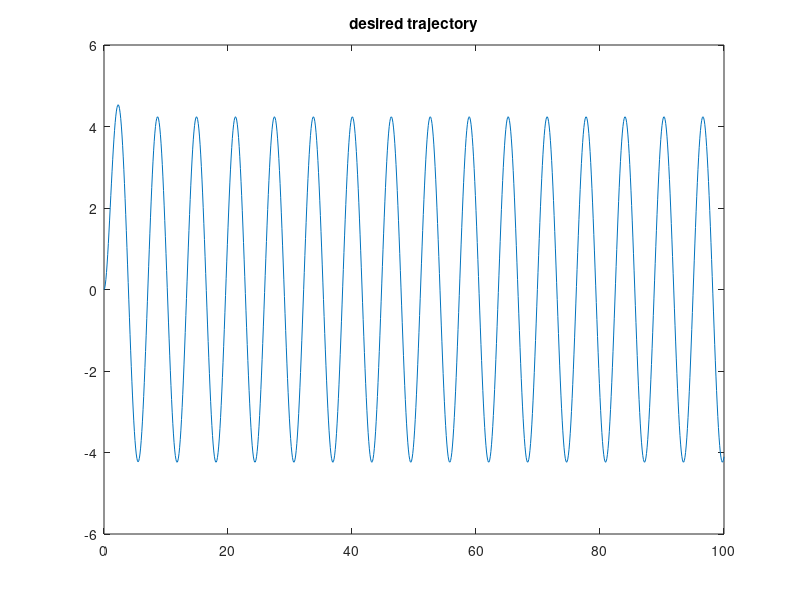

The MATLAB script that drew this image: (Note: this script raises an error after producing the figure.)

%% April 2021 update
%%
clear all
close all

%% simulation time definition
interval=0.1;
t_space = 0:interval:100;

%% Model Definition
am = 1;
bm = +2;
% r = 5;
% r = r *ones(1,length(t_space));
r = 3*sin(t_space);
u_r = r;
Wm = tf(bm,[1 am]);
xm = lsim(Wm,u_r,t_space);
figure()
plot(t_space,xm);
title('desired trajectory');

gamma1=0.7; %0.2 and 0.3 also work
gamma2=0.7;


%% Plant Definition for simulation purposes
km=250;
kT=0.004;
Tm=0.5;
a =  1/Tm;
b = km*kT/Tm;
Gp = tf(b,[1 a]);
Gp_ss = ss(Gp); %for b,a <0 the system is unstable that's why I don't expect k, l to actually converge
% a must be positive, b can be whatever
% test = lsim(Gp_ss,ones(1,length(t_space)),t_space);
% plot(t_space,test)
R=10; %R=3 and Cs = 20 it works 
Cs=40;
Co=20

%% Initialization of loop variables
x=zeros;
u = zeros;
k=zeros;
l=zeros;
k_l = zeros(length(t_space),2);
x(1)=0;
e(1)=0;
kstar=(am-a)/b
lstar=bm/b
kp = calculate_k(Gp);
km = calculate_k(Wm);
sgn = sign(kp)/sign(km); 
s_torque=zeros;
Tmotor=zeros;
%% MRAC process
for i=1:(length(xm)-1)
    
    t = t_space(i):interval:t_space(i+1);
    u(i) = -k_l(i,1)*x(i) + k_l(i,2)*r(i); %deleted the minus in front of k_l( , 1) here and put it 
    %in the adaptive law 
    
%     input=u(i) * ones(1,length(t));
%     temp = lsim(Gp_ss,input,t,x(i));
%     x(i+1)=temp(end);
    [x(i+1) s_torque(i+1) Tmotor(i+1)] = integrate_first_order(a,b,u(i),t,x(i),R,Cs,kT)
%      = temp(end);
    e(i+1)=x(i+1)-xm(i+1);
    
    [k_l(i+1,1),k_l(i+1,2)]= calculate_k_l(gamma1,gamma2,e(i+1),x(i+1),r(i+1),t,k_l(i,:),sign(b),[10 10],[1 1],[1 1]); %sign(b)
    
end

%% Figure Generation
save workspace.mat
figures()
